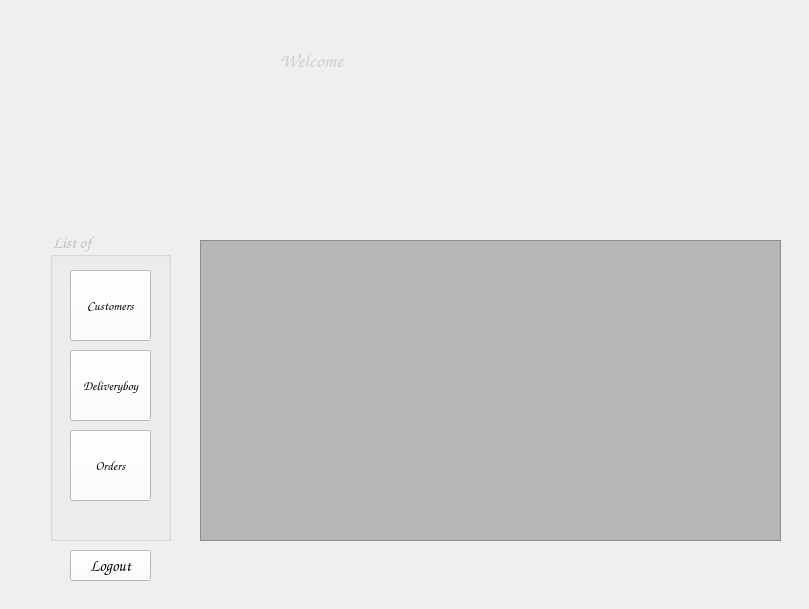
    <widget class="QWidget" name="adminsubp5">
     <property name="styleSheet">
      <string notr="true">color: rgb(170, 255, 0);</string>
     </property>
     <widget class="QLabel" name="label_16">
      <property name="geometry">
       <rect>
        <x>0</x>
        <y>0</y>
        <width>800</width>
        <height>600</height>
       </rect>
      </property>
      <property name="font">
       <font>
        <family>Comic Sans MS</family>
        <pointsize>10</pointsize>
        <weight>75</weight>
        <bold>true</bold>
       </font>
      </property>
      <property name="text">
       <string/>
      </property>
      <property name="pixmap">
       <pixmap resource="Resources.qrc">:/images/D:/New folder/solid-color-dark-blue-15xnpk3vgf7g122q.jpg</pixmap>
      </property>
     </widget>
     <widget class="QLabel" name="label_17">
      <property name="geometry">
       <rect>
        <x>280</x>
        <y>10</y>
        <width>201</width>
        <height>51</height>
       </rect>
      </property>
      <property name="font">
       <font>
        <family>Comic Sans MS</family>
        <pointsize>25</pointsize>
        <weight>75</weight>
        <italic>true</italic>
        <bold>true</bold>
        <underline>true</underline>
       </font>
      </property>
      <property name="text">
       <string/>
      </property>
      <property name="alignment">
       <set>Qt::AlignCenter</set>
      </property>
     </widget>
     <widget class="QPushButton" name="logout">
      <property name="geometry">
       <rect>
        <x>70</x>
        <y>550</y>
        <width>81</width>
        <height>31</height>
       </rect>
      </property>
      <property name="font">
       <font>
        <family>Comic Sans MS</family>
        <pointsize>12</pointsize>
        <weight>75</weight>
        <italic>true</italic>
        <bold>true</bold>
       </font>
      </property>
      <property name="styleSheet">
       <string notr="true">background-color: rgb(255, 255, 255);
color: rgb(0, 0, 0);</string>
      </property>
      <property name="text">
       <string>Logout</string>
      </property>
     </widget>
     <widget class="QLabel" name="label_14">
      <property name="geometry">
       <rect>
        <x>0</x>
        <y>0</y>
        <width>221</width>
        <height>191</height>
       </rect>
      </property>
      <property name="font">
       <font>
        <family>Comic Sans MS</family>
        <pointsize>8</pointsize>
        <weight>75</weight>
        <bold>true</bold>
       </font>
      </property>
      <property name="text">
       <string/>
      </property>
      <property name="pixmap">
       <pixmap resource="Resources.qrc">:/images/D:/New folder/Admin-Profile.png</pixmap>
      </property>
      <property name="scaledContents">
       <bool>true</bool>
      </property>
     </widget>
     <widget class="QLabel" name="label_15">
      <property name="geometry">
       <rect>
        <x>280</x>
        <y>50</y>
        <width>101</width>
        <height>21</height>
       </rect>
      </property>
      <property name="font">
       <font>
        <family>Comic Sans MS</family>
        <pointsize>15</pointsize>
        <weight>75</weight>
        <bold>true</bold>
       </font>
      </property>
      <property name="styleSheet">
       <string notr="true">color: rgb(206, 206, 206);</string>
      </property>
      <property name="text">
       <string>Welcome</string>
      </property>
     </widget>
     <widget class="QLabel" name="showadminname">
      <property name="geometry">
       <rect>
        <x>230</x>
        <y>80</y>
        <width>181</width>
        <height>41</height>
       </rect>
      </property>
      <property name="font">
       <font>
        <family>Comic Sans MS</family>
        <pointsize>15</pointsize>
        <weight>75</weight>
        <bold>true</bold>
       </font>
      </property>
      <property name="styleSheet">
       <string notr="true">color: rgb(170, 255, 255);
</string>
      </property>
      <property name="text">
       <string/>
      </property>
      <property name="alignment">
       <set>Qt::AlignCenter</set>
      </property>
     </widget>
     <widget class="QGroupBox" name="groupBox_6">
      <property name="geometry">
       <rect>
        <x>50</x>
        <y>230</y>
        <width>121</width>
        <height>311</height>
       </rect>
      </property>
      <property name="font">
       <font>
        <family>Comic Sans MS</family>
        <pointsize>12</pointsize>
        <weight>75</weight>
        <bold>true</bold>
       </font>
      </property>
      <property name="styleSheet">
       <string notr="true">color: rgb(189, 189, 189);</string>
      </property>
      <property name="title">
       <string>List of</string>
      </property>
      <widget class="QPushButton" name="cust">
       <property name="geometry">
        <rect>
         <x>20</x>
         <y>40</y>
         <width>81</width>
         <height>71</height>
        </rect>
       </property>
       <property name="font">
        <font>
         <family>Comic Sans MS</family>
         <pointsize>10</pointsize>
         <weight>75</weight>
         <bold>true</bold>
        </font>
       </property>
       <property name="styleSheet">
        <string notr="true">background-color: rgb(255, 255, 255);
color: rgb(0, 0, 0);</string>
       </property>
       <property name="text">
        <string>Customers</string>
       </property>
      </widget>
      <widget class="QPushButton" name="dboy">
       <property name="geometry">
        <rect>
         <x>20</x>
         <y>120</y>
         <width>81</width>
         <height>71</height>
        </rect>
       </property>
       <property name="font">
        <font>
         <family>Comic Sans MS</family>
         <pointsize>10</pointsize>
         <weight>75</weight>
         <bold>true</bold>
        </font>
       </property>
       <property name="styleSheet">
        <string notr="true">background-color: rgb(255, 255, 255);
color: rgb(0, 0, 0);</string>
       </property>
       <property name="text">
        <string>Deliveryboy</string>
       </property>
      </widget>
      <widget class="QPushButton" name="showordeer">
       <property name="geometry">
        <rect>
         <x>20</x>
         <y>200</y>
         <width>81</width>
         <height>71</height>
        </rect>
       </property>
       <property name="font">
        <font>
         <family>Comic Sans MS</family>
         <pointsize>10</pointsize>
         <weight>75</weight>
         <bold>true</bold>
        </font>
       </property>
       <property name="styleSheet">
        <string notr="true">background-color: rgb(255, 255, 255);
color: rgb(0, 0, 0);</string>
       </property>
       <property name="text">
        <string>Orders</string>
       </property>
      </widget>
     </widget>
     <widget class="QTableView" name="tableView">
      <property name="geometry">
       <rect>
        <x>200</x>
        <y>240</y>
        <width>581</width>
        <height>301</height>
       </rect>
      </property>
      <property name="font">
       <font>
        <family>Comic Sans MS</family>
        <pointsize>11</pointsize>
        <weight>75</weight>
        <bold>true</bold>
       </font>
      </property>
      <property name="styleSheet">
       <string notr="true">color: rgb(0, 0, 0);
background-color: rgb(182, 182, 182);</string>
      </property>
     </widget>
     <widget class="QLabel" name="label_28">
      <property name="geometry">
       <rect>
        <x>540</x>
        <y>10</y>
        <width>231</width>
        <height>191</height>
       </rect>
      </property>
      <property name="text">
       <string/>
      </property>
      <property name="pixmap">
       <pixmap resource="Resources.qrc">:/images/D:/New folder/Box-PNG-Free-Download.png</pixmap>
      </property>
      <property name="scaledContents">
       <bool>true</bool>
      </property>
     </widget>
    </widget>
